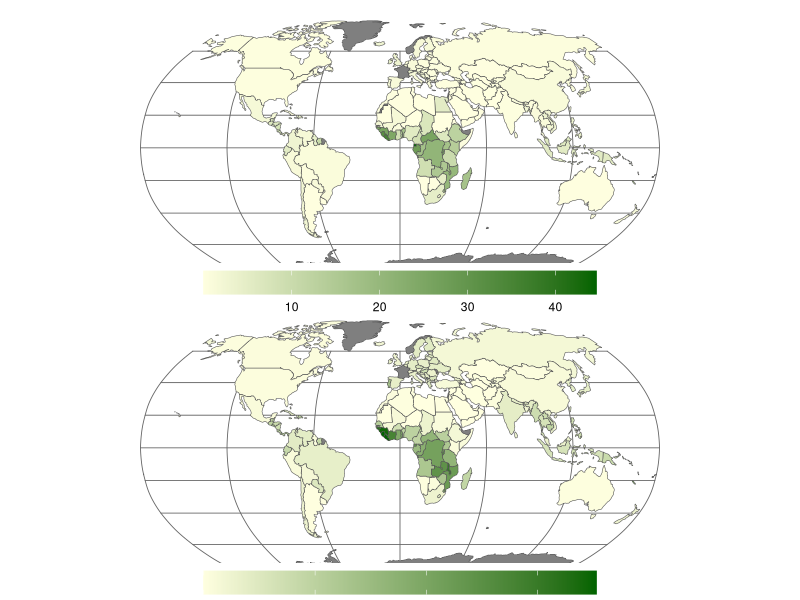
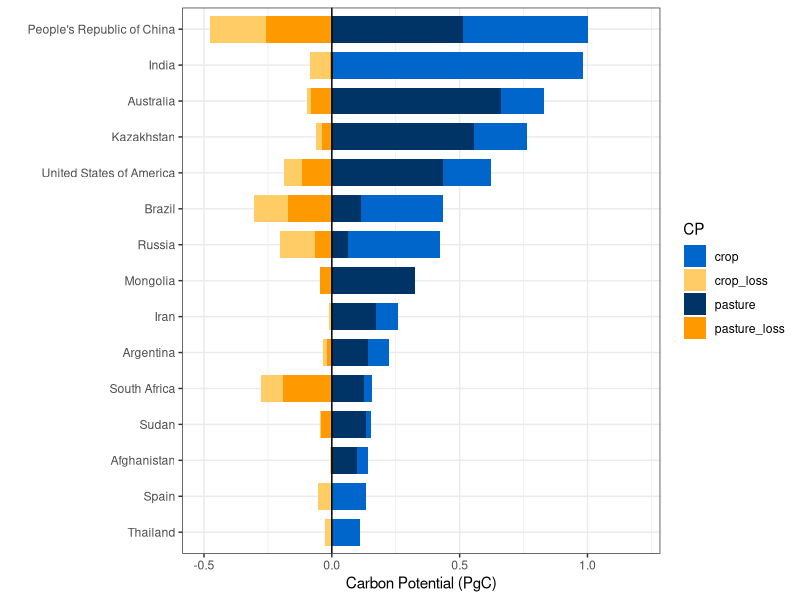
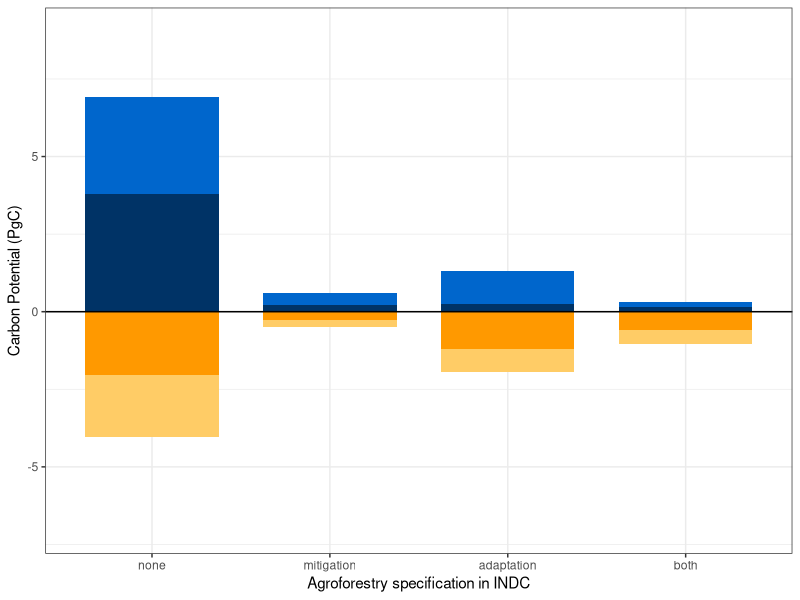
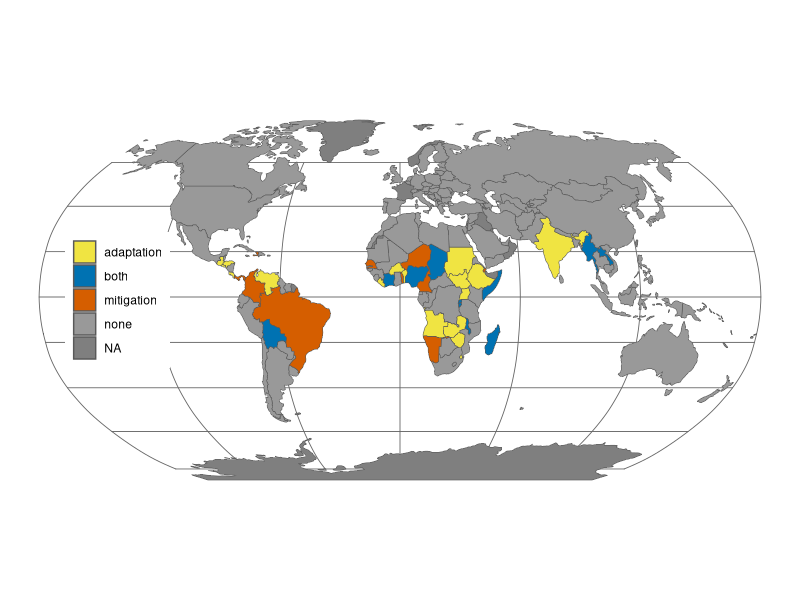
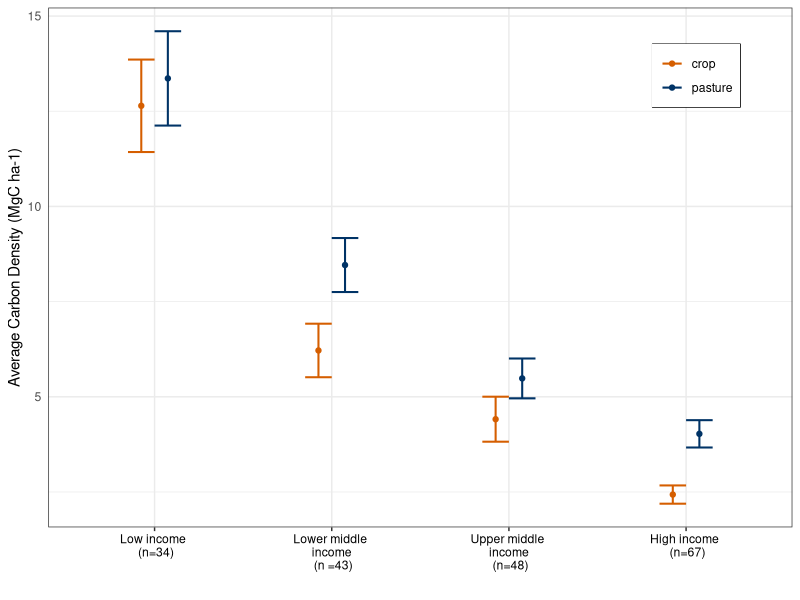
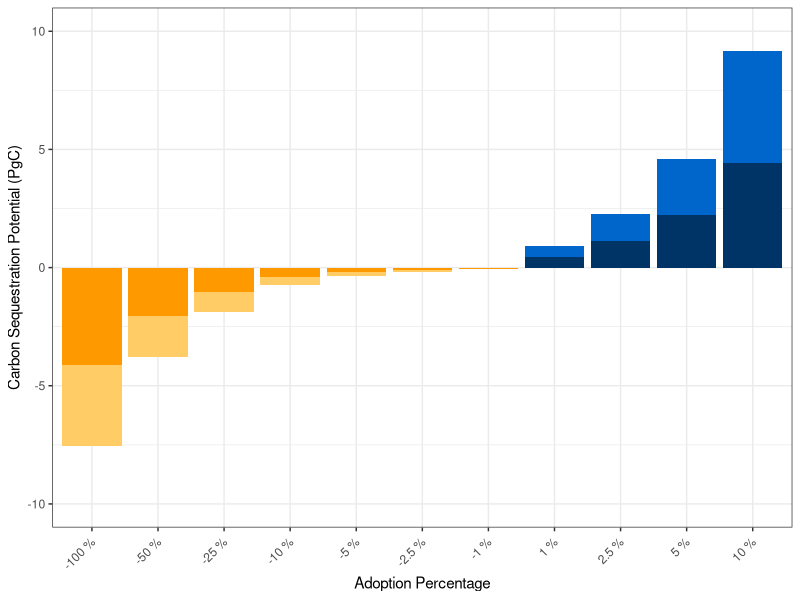

Generate these figures, in order, with R:
## ---- chunk 1
library("rnaturalearth")
library("rnaturalearthdata")
library(tidyverse)
library(gridExtra)
## ---- chunk 2
IUCN_agroforestry  <- read_csv("../data/INDCCCAFS.csv") %>%
  mutate(value = ifelse(mitigation == 1 & both == 0, "mitigation", 
                        ifelse(adaptation == 1 & both == 0, "adaptation", 
                               ifelse(adaptation == 0 & mitigation == 0, "none", "both"))))

summary_country <-read_csv("../output/summary_country.csv") %>%
  left_join(IUCN_agroforestry) %>%
  rename(IUCN = value)

summary_country <- summary_country %>%
  mutate(iso_a3 = ISO_A3,
         admin = NAME_EN) 

world <- ne_countries(scale = "small", returnclass = "sf") %>%
  left_join(summary_country, by = "iso_a3") %>%
  select(iso_a3, density_crop, density_pasture, IUCN) 

quantile_crop <- quantile(world$density_crop, na.rm = TRUE)
## ---- chunk 3
crop <- ggplot(data = world) +
  geom_sf(aes(fill = density_crop))  +
  scale_fill_gradient(low = "lightyellow",
                      high = "darkgreen",space = "Lab",
                      na.value = "grey50", guide = "colourbar", aesthetics = "fill") +
  coord_sf(crs = "+proj=robin +lon_0=0w") + theme_minimal() + 
  theme(legend.direction = "horizontal", 
        legend.position = c(0.5, 0),
        legend.title = element_blank(),
        legend.background = element_rect(fill="white",  size=0, linetype="dotted")) +
  theme(legend.key.width = unit(2, "cm")) +
  theme(panel.grid.major = element_line(color = gray(.4), size = 0.3))


pasture <- ggplot(data = world) +
  geom_sf(aes(fill = density_pasture))  +
  scale_fill_gradient(low = "lightyellow",
                      high = "darkgreen",space = "Lab",
                      na.value = "grey50", guide = "colourbar", aesthetics = "fill") +
  coord_sf(crs = "+proj=robin +lon_0=0w") + theme_minimal() + 
  theme(legend.direction = "horizontal", 
        legend.position = c(0.5, 0),
        legend.title = element_blank(),
        legend.background = element_rect(fill="white",  size=0, linetype="dotted")) +
  theme(legend.key.width = unit(2, "cm")) +
  theme(panel.grid.major = element_line(color = gray(.4), size = 0.3))

grid.arrange(crop, pasture, ncol = 1)
## ---- chunk 4
IUCN <- read.csv("../output/summary_all.csv") %>%
  select(value, area_pasture, area_crop, carbon_pasture, carbon_crop) %>%
  #mutate(mitigation = as.factor(mitigation)) %>%
  #mutate_all(funs(ifelse(is.na(.), 0, .))) %>%
  group_by(value) %>%
  summarise(pasture = sum(carbon_pasture, na.rm = TRUE)/1000,
            crop = sum(carbon_crop, na.rm = TRUE)/1000) %>%
  gather(-value, key = "CP", value = "carbon_standing")



IUCN_potential <- read.csv("../output/potential.csv") %>% left_join(IUCN_agroforestry, by = c("ISO_A3")) %>%
  select(carbon_potential, CP, value) %>%
  #mutate_all(funs(ifelse(is.na(.), 0, .))) %>%
  #select(mitigation.y, carbon_potential, CP) %>%
  #mutate(mitigation = as.factor(mitigation.y)) %>%
  #mutate_all(funs(ifelse(is.na(.), 0, mitigation))) %>%
  group_by(value, CP) %>%
  summarise(carbon_potential = sum(carbon_potential, na.rm = TRUE)/10^9/10) %>%
  left_join(IUCN, by = c("value","CP"))
## ---- chunk 5
IUCN_potential<- IUCN_potential %>% remove_missing() %>%
  rename(INDC = value)
## ---- chunk 6
standing <- read.csv("../output/summary_all.csv") %>%
  select(NAME_EN, ISO_A3, carbon_pasture, carbon_crop) %>%
  #mutate(mitigation = as.factor(mitigation)) %>%
  ##mutate_all(funs(ifelse(is.na(.), 0, .))) %>%
  group_by(ISO_A3) %>%
  summarise(pasture_loss = sum(carbon_pasture, na.rm = TRUE)*(-1),
            crop_loss = sum(carbon_crop, na.rm = TRUE)*(-1)) %>%
  gather(-ISO_A3, key = "CP", value = "standing") %>%
  #mutate(mitigation = as.factor(mitigation)) %>%
  group_by(ISO_A3, CP) %>%
  summarise(carbon= sum(standing)/1000) %>%
  mutate(CP = as.factor(CP))
## ---- chunk 7
countries1<-read.csv("../output/potential.csv") %>%
  select(ISO_A3, carbon_potential, CP) %>%
  #mutate(mitigation = as.factor(mitigation)) %>%
  ##mutate_all(funs(ifelse(is.na(.), 0, .))) %>%
  group_by(ISO_A3, CP) %>%
  summarise(carbon = sum(carbon_potential, na.rm = TRUE)/10^9/10)

totals <-read.csv("../output/potential.csv") %>%
  select(ISO_A3, carbon_potential, CP) %>%
  group_by(ISO_A3) %>%
  summarise(total = sum(carbon_potential, na.rm = TRUE)) %>% arrange(-total) %>%
  top_n(15) 

fig_data <-rbind(standing, countries1)

names <- read.csv("../output/summary_all.csv") %>%
  select(NAME_EN, ISO_A3)

fig <- totals %>% left_join(fig_data) %>%
  left_join(names) %>% distinct()

## ---- chunk 8
cbPalette <- c("#999999", "#E69F00", "#56B4E9", "#009E73", "#F0E442", "#0072B2", "#D55E00", "#CC79A7")

fig %>%
  group_by(CP) %>%
  summarize(carbon = sum(carbon))

fig %>% ggplot(aes(reorder(NAME_EN, total), carbon)) +
  geom_col(aes(fill = CP), width = 0.75) + coord_flip() +   labs(x = "",y = "Carbon Potential (PgC)", sep = "")+
  theme(legend.title = element_blank()) +
  scale_fill_manual(values = c("#0066CC","#FFCC66", "#003366", "#FF9900")) +
  theme(axis.text.x = element_text(angle = 0, hjust = 1)) +theme(legend.position = "none") +
  theme_bw() + ylim(-0.5,1.2) +
  geom_hline(yintercept=0, size = .5)

## ---- chunk 9
IUCN_potential %>%
  mutate(carbon_standing = (-1)*carbon_standing) %>%
  gather(-INDC,  -CP,  key = "key", value = "value") %>%
  mutate(CP = paste(CP, key, sep = "_")) %>%
  ggplot(aes(reorder(INDC, -value), value)) + geom_col(aes(fill = CP), width=.75) + ylim(-7,9) +
  labs(x = "Agroforestry specification in INDC",y = "Carbon Potential (PgC)", sep = "")+
  theme(legend.title = element_blank()) +
  scale_fill_manual(values = c("#0066CC","#FFCC66", "#003366", "#FF9900")) +
  theme_bw() +
  theme(axis.text.x = element_text(angle = 0, hjust = 0.5)) +   
  theme(legend.position = "none") + geom_hline(yintercept=0,size = 0.5)

cbPalette <- c("#999999", "#E69F00", "#56B4E9", "#009E73", "#F0E442", "#0072B2", "#D55E00", "#CC79A7")


IUCN_potential %>%
  mutate(carbon_standing = (-1)*carbon_standing) %>%
  gather(-INDC,  -CP,  key = "key", value = "value") %>%
  mutate(CP = paste(CP, key, sep = "_"))  %>%
  group_by(key) %>%
  summarise(carbon = sum(value))

6.7/(9.09)

4.03/(7.5)
## ---- chunk 10
ggplot(data = world) +
  geom_sf(aes(fill = IUCN))  +
  scale_fill_manual(values = c("#F0E442", "#0072B2", "#D55E00", "#999999")) +
  coord_sf(crs = "+proj=robin +lon_0=0w") + theme_minimal() + 
  theme(legend.position = c(0.14, 0.5),
        legend.title = element_blank(),
        legend.background = element_rect(fill="white",  size=0, linetype="dotted")) +
  #theme(legend.key.width = unit(2, "cm")) +
  theme(panel.grid.major = element_line(color = gray(.4), size = 0.3))

## ---- chunk 11
##"#56B4E9", "#009E73", "#F0E442", "#0072B2", "#D55E00", "#CC79A7")
## figure 2: Econ chart
read.csv("../output/summary_all.csv") %>%
  group_by(NAME_EN, ECONOMY) %>% summarise(biomass = 1) %>% remove_missing() %>%
  group_by(ECONOMY) %>%
  tally()
         
         
econ <- read.csv("../output/summary_all.csv") %>%
  select(NAME_EN, BIOME_NAME, ECONOMY, density_pasture, density_crop) %>% drop_na() %>%
  rename(pasture = density_pasture,
         crop = density_crop) %>%
  mutate(ECONOMY = factor(ifelse(ECONOMY == "High income", "High income \n (n=67)", 
                                 ifelse(ECONOMY == "Low income", "Low income \n (n=34)",
                                        ifelse(ECONOMY =="Lower middle income", 
                                               "Lower middle \n income \n (n =43)",
                                               "Upper middle \n income \n (n=48)"
                                               ))))) %>%
  gather(CP,value,pasture:crop) %>%
  group_by(CP, ECONOMY) %>% 
  summarise(mean_density = mean(value),  # calculates the mean of each group
            sd = sd(value), # calculates the standard deviation of each group
            n_cb = n(),  # calculates the sample size per group
            se = sd(value)/sqrt(n()))


ggplot(econ, aes(x=reorder(ECONOMY, -mean_density), 
               y=mean_density, 
               color=CP)) + 
  geom_errorbar(aes(ymin=mean_density-se, 
                    ymax=mean_density+se), 
                width=.3, size=0.7, position=position_dodge(.3)) +
  geom_point(position=position_dodge(.3)) +
  theme_bw() + ylab("Average Carbon Density (MgC ha-1)")+ xlab("")+
  scale_color_manual(values = c("#D55E00","#003366"))+
  theme(legend.title=element_blank()) +
  theme(legend.justification = c(1, 1), legend.position = c(0.93, 0.93),
        legend.box.background = element_rect(colour = "black"))+
  theme( 
    axis.text.x = element_text(color='black'),
    axis.ticks.y = element_blank(),
    axis.title.x = element_text(size=11,color='black')
  )
## ---- chunk 12
potential<- IUCN_potential %>%
  group_by(CP) %>% 
  summarise(`100 % ` = sum(carbon_potential)*10,
            `-100 % ` = sum(carbon_standing)*(-1)) %>%
  mutate(`10 % ` = `100 % `*0.1,
         `5 % ` = `100 % `*0.05,
         `2.5 % ` = `100 % `*0.025,
         `1 % ` = `100 % `*0.01,
         `-50 % ` = `-100 % `*0.5,
         `-25 % ` = `-100 % `*0.25,
         `-10 % ` = `-100 % `*0.1,
         `-5 % ` = `-100 % `*0.05,
         `-2.5 % ` = `-100 % `*0.025,
         `-1 % ` = `-100 % `*0.01,) %>%
  gather(Adoption,value,`-100 % `:`-1 % `) %>%
  mutate(color = ifelse(value < 0 & CP == "crop", "trees in crop loss",
                        ifelse(value < 0 & CP == "pasture", "trees in pasture loss",
                               ifelse(value >0 & CP == "crop", "trees in crop gain", "trees in pasture gain"))))%>%
  mutate(color = as.factor(color))

potential %>% 
  ggplot(aes(reorder(Adoption, value), value))+
  geom_col(aes(fill = color))+theme_bw() +
  labs(x = "Adoption Percentage",y = "Carbon Sequestration Potential (PgC)", sep = "")+
  theme(legend.title = element_blank()) + ylim(-10, 10) +
  scale_fill_manual(values = c("#0066CC","#FFCC66", "#003366", "#FF9900")) +
  theme(axis.text.x = element_text(angle = 45, hjust = 1)) +  
  theme(legend.position = "none")
